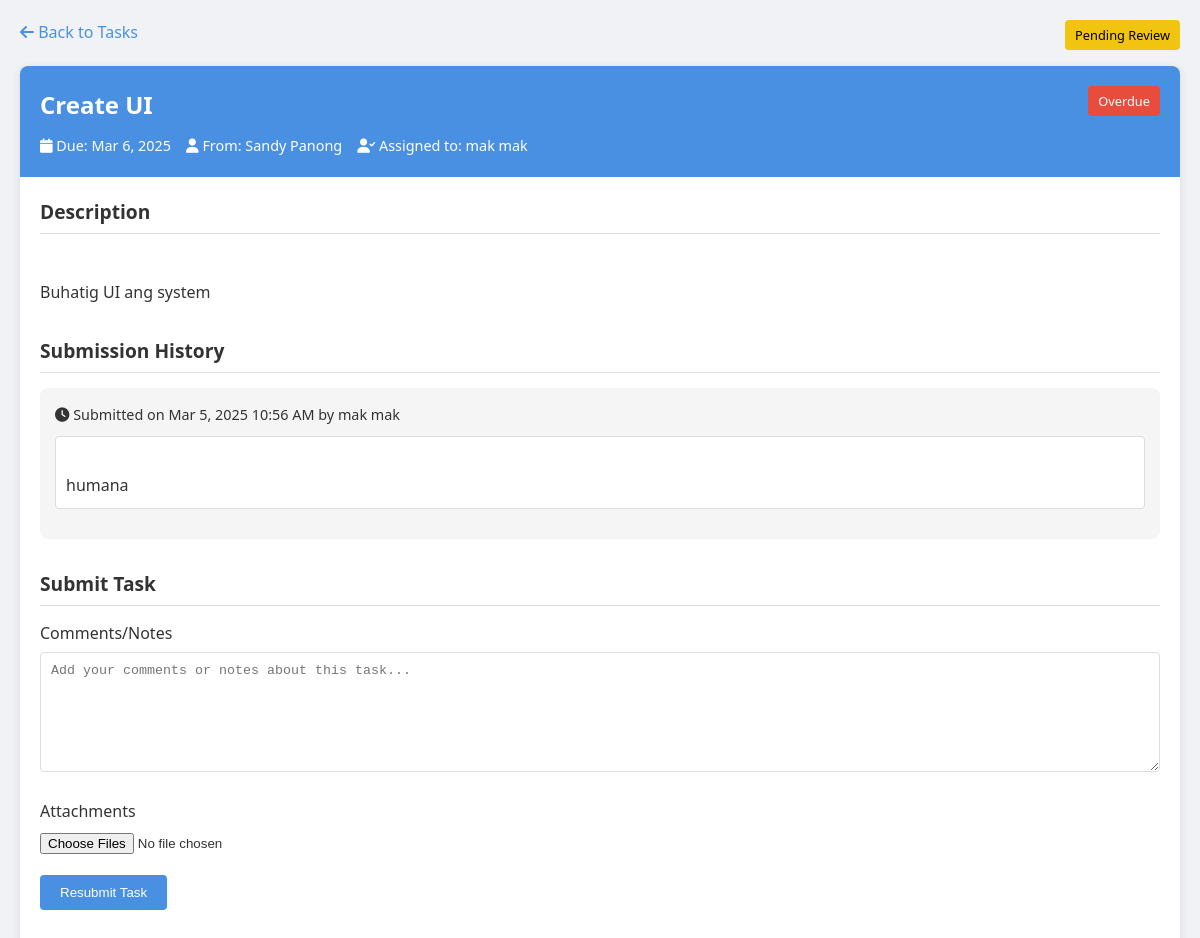
The page /view_task.php?id=3 (signed in) on the database its author committed.
### tables this page shows
CREATE TABLE IF NOT EXISTS `tasks` (
  `id` int(11) NOT NULL AUTO_INCREMENT,
  `title` varchar(255) NOT NULL,
  `description` text NOT NULL,
  `created_by` int(11) NOT NULL,
  `assigned_to` int(11) NOT NULL,
  `created_at` timestamp NOT NULL DEFAULT current_timestamp(),
  `due_date` datetime NOT NULL,
  `status` enum('pending','completed') NOT NULL DEFAULT 'pending',
  PRIMARY KEY (`id`),
  KEY `created_by` (`created_by`),
  KEY `assigned_to` (`assigned_to`),
  CONSTRAINT `tasks_ibfk_1` FOREIGN KEY (`created_by`) REFERENCES `users` (`id`),
  CONSTRAINT `tasks_ibfk_2` FOREIGN KEY (`assigned_to`) REFERENCES `users` (`id`)
);

CREATE TABLE IF NOT EXISTS `task_submissions` (
  `id` int(11) NOT NULL AUTO_INCREMENT,
  `task_id` int(11) NOT NULL,
  `submitted_by` int(11) NOT NULL,
  `submission_text` text NOT NULL,
  `submitted_at` timestamp NOT NULL DEFAULT current_timestamp(),
  `status` enum('pending','approved','rejected') NOT NULL DEFAULT 'pending',
  `reviewed_by` int(11) DEFAULT NULL,
  `reviewed_at` timestamp NULL DEFAULT NULL,
  `review_notes` text DEFAULT NULL,
  PRIMARY KEY (`id`),
  KEY `task_id` (`task_id`),
  KEY `submitted_by` (`submitted_by`),
  KEY `reviewed_by` (`reviewed_by`),
  CONSTRAINT `task_submissions_ibfk_1` FOREIGN KEY (`task_id`) REFERENCES `tasks` (`id`),
  CONSTRAINT `task_submissions_ibfk_2` FOREIGN KEY (`submitted_by`) REFERENCES `users` (`id`),
  CONSTRAINT `task_submissions_ibfk_3` FOREIGN KEY (`reviewed_by`) REFERENCES `users` (`id`)
);

### view_task.php (the view, shortened to what this page needs)
<?php
require_once 'db_connection.php';
$user_id = $_SESSION['user_id'];
$role = $_SESSION['role'];
$task_id = (int)$_GET['id'];
$task_query = "SELECT t.*,
              CONCAT(u1.first_name, ' ', u1.last_name) as creator_name,
              CONCAT(u2.first_name, ' ', u2.last_name) as assigned_name
              FROM tasks t
              LEFT JOIN users u1 ON t.created_by = u1.id
              LEFT JOIN users u2 ON t.assigned_to = u2.id
              WHERE t.id = ?";
$task_stmt = $conn->prepare($task_query);
$task_stmt->bind_param("i", $task_id);
$task_stmt->execute();
$task_result = $task_stmt->get_result();
$task = $task_result->fetch_assoc();
$submissions_query = "SELECT ts.*,
                     CONCAT(u1.first_name, ' ', u1.last_name) as submitter_name,
                     CONCAT(u2.first_name, ' ', u2.last_name) as reviewer_name
                     FROM task_submissions ts
                     LEFT JOIN users u1 ON ts.submitted_by = u1.id
                     LEFT JOIN users u2 ON ts.reviewed_by = u2.id
                     WHERE ts.task_id = ?
                     ORDER BY ts.submitted_at DESC";
$submissions_stmt = $conn->prepare($submissions_query);
$submissions_stmt->bind_param("i", $task_id);
$submissions_stmt->execute();
$submissions_result = $submissions_stmt->get_result();
$submissions = [];
while ($submission = $submissions_result->fetch_assoc()) {
    $submissions[] = $submission;
}
?>
<!DOCTYPE html>
<html lang="en">
<head>
    <link rel="stylesheet" href="https://cdnjs.cloudflare.com/ajax/libs/font-awesome/6.0.0/css/all.min.css">
</head>
<body>
    <div class="container">
        <a href="staff_tasks.php" class="back-button">
            <i class="fas fa-arrow-left"></i> Back to Tasks
        </a>
        <div class="task-container">
            <div class="task-header">
                <h1 class="task-title"><?php echo htmlspecialchars($task['title']); ?></h1>
                <div class="task-meta">
                    <span><i class="fas fa-calendar"></i> Due: <?php echo date('M j, Y', strtotime($task['due_date'])); ?></span>
                    <span><i class="fas fa-user"></i> From: <?php echo htmlspecialchars($task['creator_name']); ?></span>
                    <span><i class="fas fa-user-check"></i> Assigned to: <?php echo htmlspecialchars($task['assigned_name']); ?></span>
                </div>
                <span class="task-status <?php
                    if ($task['status'] === 'completed') {
                        echo 'status-completed';
                    } elseif (strtotime($task['due_date']) < time()) {
                        echo 'status-overdue';
                    } else {
                        echo 'status-pending';
                    }
                ?>">
                    <?php
                    if ($task['status'] === 'completed') {
                        echo 'Completed';
                    } elseif (strtotime($task['due_date']) < time()) {
                        echo 'Overdue';
                    } else {
                        echo 'Pending';
                    }
                    ?>
                </span>
            </div>
            <div class="task-content">
                <div class="task-section">
                    <h2 class="section-title">Description</h2>
                    <div class="task-description">
                        <?php echo nl2br(htmlspecialchars($task['description'])); ?>
                    </div>
                </div>
                <?php if (!empty($submissions)): ?>
                <div class="task-section">
                    <h2 class="section-title">Submission History</h2>
                    <?php foreach ($submissions as $submission): ?>
                    <div class="submission-item">
                        <div class="submission-header">
                            <span>
                                <i class="fas fa-clock"></i>
                                Submitted on <?php echo date('M j, Y g:i A', strtotime($submission['submitted_at'])); ?>
                                by <?php echo htmlspecialchars($submission['submitter_name']); ?>
                            </span>
                            <span class="task-status <?php
                                if ($submission['status'] === 'approved') {
                                    echo 'status-completed';
                                } elseif ($submission['status'] === 'rejected') {
                                    echo 'status-overdue';
                                } else {
                                    echo 'status-pending';
                                }
                            ?>">
                                <?php
                                if ($submission['status'] === 'approved') {
                                    echo 'Approved';
                                } elseif ($submission['status'] === 'rejected') {
                                    echo 'Changes Requested';
                                } else {
                                    echo 'Pending Review';
                                }
                                ?>
                            </span>
                        </div>
                        <div class="submission-content">
                            <?php echo nl2br(htmlspecialchars($submission['submission_text'])); ?>
                        </div>
                    </div>
                    <?php endforeach; ?>
                </div>
                <?php endif; ?>
                <?php if ($task['status'] !== 'completed' && ($task['assigned_to'] == $user_id || $role === 'admin')): ?>
                <div class="task-section submission-form">
                    <h2 class="section-title">Submit Task</h2>
                    <form method="post" action="" enctype="multipart/form-data">
                        <div class="form-group">
                            <label for="submission_text">Comments/Notes</label>
                            <textarea id="submission_text" name="submission_text" rows="6" placeholder="Add your comments or notes about this task..." required></textarea>
                        </div>
                        <div class="form-group">
                            <label for="attachment">Attachments</label>
                            <input type="file" id="attachment" name="attachment[]" multiple>
                        </div>
                        <div class="form-group">
                            <button type="submit" name="submit_task" class="btn btn-primary">
                                <?php echo !empty($submissions) ? 'Resubmit Task' : 'Submit Task'; ?>
                            </button>
                        </div>
                    </form>
                </div>
                <?php endif; ?>
            </div>
        </div>
    </div>
</body>
</html>

### view_task.php (style rules this page uses)
:root { --primary-color: #4a90e2; --secondary-color: #2c3e50; --success-color: #2ecc71; --warning-color: #f1c40f; --danger-color: #e74c3c; --light-color: #f5f5f5; --dark-color: #333; --border-color: #ddd; }
* { box-sizing: border-box; margin: 0; padding: 0; }
body { font-family: 'Segoe UI', Tahoma, Geneva, Verdana, sans-serif; line-height: 1.6; color: var(--dark-color); background-color: #f0f2f5; }
.container { max-width: 1200px; margin: 0 auto; padding: 20px; }
.back-button { display: inline-block; margin-bottom: 20px; color: var(--primary-color); text-decoration: none; font-weight: 500; }
.task-container { background-color: #fff; border-radius: 8px; box-shadow: 0 2px 10px rgba(0, 0, 0, 0.1); overflow: hidden; }
.task-header { background-color: var(--primary-color); color: white; padding: 20px; position: relative; }
.task-title { font-size: 1.5rem; margin-bottom: 10px; }
.task-meta { display: flex; flex-wrap: wrap; gap: 15px; font-size: 0.9rem; }
.task-status { position: absolute; top: 20px; right: 20px; padding: 5px 10px; border-radius: 4px; font-size: 0.8rem; font-weight: 500; }
.status-pending { background-color: var(--warning-color); color: #000; }
.status-overdue { background-color: var(--danger-color); color: white; }
.task-content { padding: 20px; }
.task-section { margin-bottom: 30px; }
.section-title { font-size: 1.2rem; margin-bottom: 15px; padding-bottom: 5px; border-bottom: 1px solid var(--border-color); }
.task-description { white-space: pre-line; line-height: 1.8; }
.submission-item { background-color: var(--light-color); border-radius: 8px; padding: 15px; margin-bottom: 15px; }
.submission-header { display: flex; justify-content: space-between; margin-bottom: 10px; font-size: 0.9rem; }
.submission-content { white-space: pre-line; margin-bottom: 15px; padding: 10px; background-color: white; border-radius: 4px; border: 1px solid var(--border-color); }
.submission-form { margin-top: 30px; }
.form-group { margin-bottom: 20px; }
.form-group label { display: block; margin-bottom: 5px; font-weight: 500; }
.form-group textarea { width: 100%; padding: 10px; border: 1px solid var(--border-color); border-radius: 4px; resize: vertical; min-height: 120px; }
.btn { display: inline-block; padding: 10px 20px; border: none; border-radius: 4px; cursor: pointer; font-weight: 500; transition: background-color 0.3s; }
.btn-primary { background-color: var(--primary-color); color: white; }

### rows shown on the page
tasks: title "Create UI", due_date "Mar 6, 2025", description "Buhatig UI ang system"
task_submissions: submitted_at "Mar 5, 2025 10:56 AM", submitter_name "mak mak", status "Pending Review", submission_text "humana"

### other values the page prints
$task['creator_name'] "Sandy Panong"
$task['assigned_name'] "mak mak"
